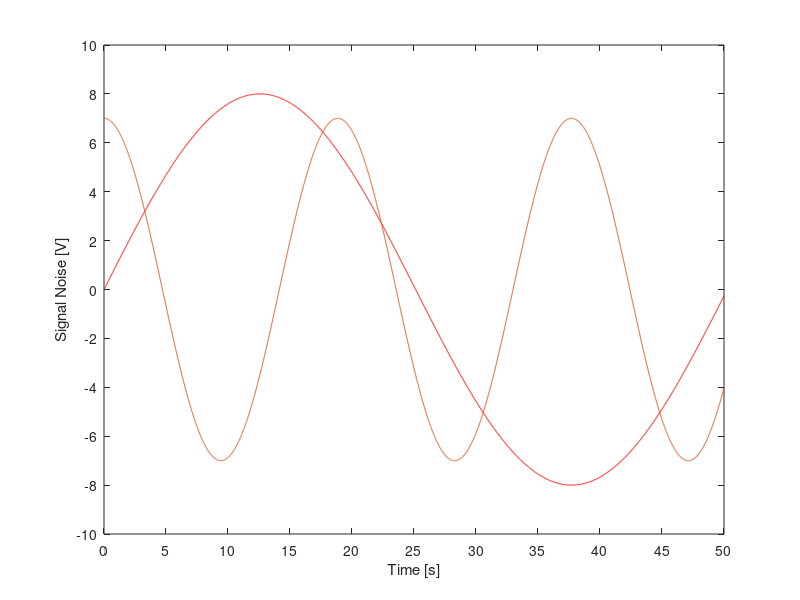

The MATLAB source for this figure: (Note: this script raises an error after producing the figure.)

%% Basic Figure Setup

t=0:0.01:50;
X=8*sin(t/8);
Y=7*cos(t/3);

h1 = plot( t , X);
h2 = line( t , Y);

set( h1 , 'Color' , [0 0 1] );
set( h1 , 'Color' , [1 0 0] );

axis([0 50 -10 10]);
set( gca , 'XTick' , [0 : 5 : 50] );
set( gca , 'YTick' , [-10 : 2 : 10] );
xlabel( gca , 'Time [s]' );
ylabel( 'Signal Noise [V]' );

Figure2c
